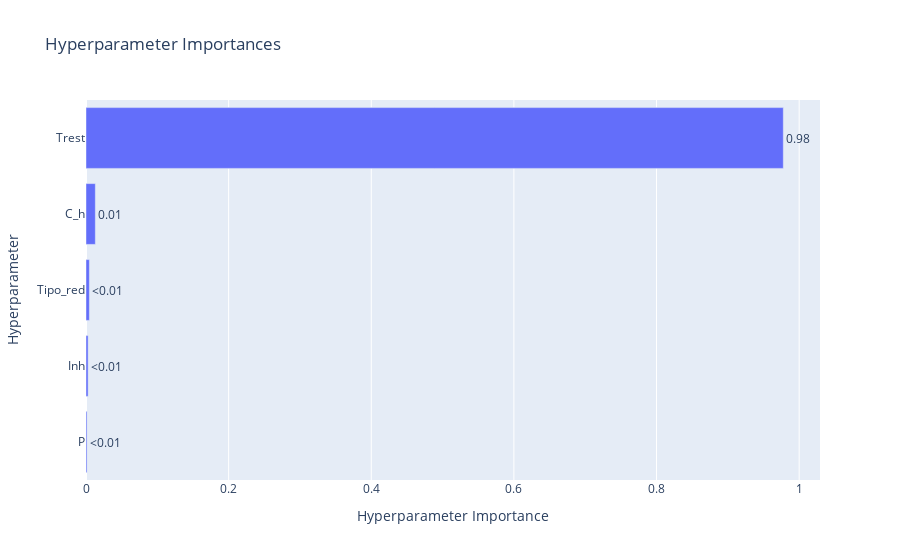

The code cell stored with this chart in its notebook:
### Code cell
# Gráfico de correlación entre los parámetros y los objetivos
vis.plot_param_importances(study)

### Figure 1 — Plotly figure (JSON) as saved in the notebook; plotly's stock layout.template omitted (floating-point values rounded to 4 significant figures)
{"data": [{"cliponaxis": false, "hovertemplate": ["P (FloatDistribution): 0.0014655653850385883<extra></extra>", "Inh (FloatDistribution): 0.0029731059578088034<extra></extra>", "Tipo_red (IntDistribution): 0.0047225049791601225<extra></extra>", "C_h (FloatDistribution): 0.013082281254084534<extra></extra>", "Trest (FloatDistribution): 0.977756542423908<extra></extra>"], "name": "Objective Value", "orientation": "h", "text": ["<0.01", "<0.01", "<0.01", "0.01", "0.98"], "textposition": "outside", "type": "bar", "x": [0.001466, 0.002973, 0.004723, 0.01308, 0.9778], "y": ["P", "Inh", "Tipo_red", "C_h", "Trest"]}], "layout": {"title": {"text": "Hyperparameter Importances"}, "xaxis": {"title": {"text": "Hyperparameter Importance"}}, "yaxis": {"title": {"text": "Hyperparameter"}}}}
